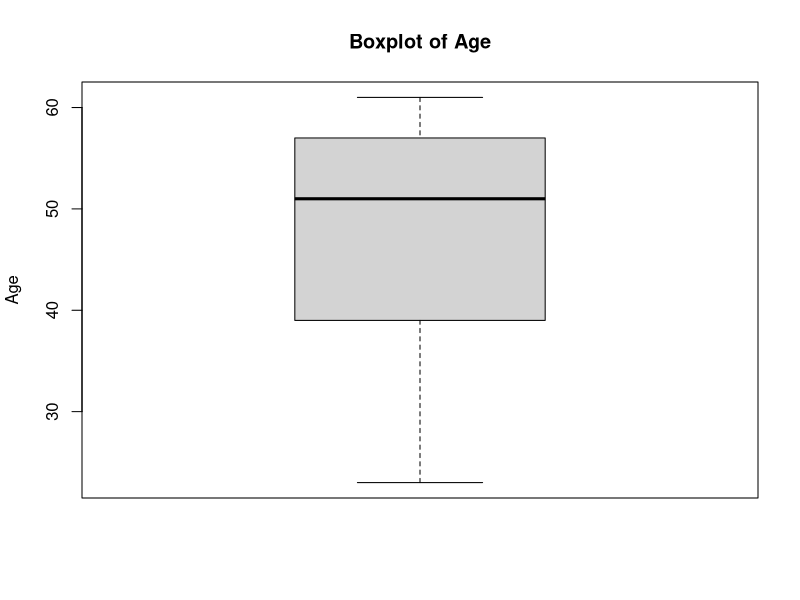
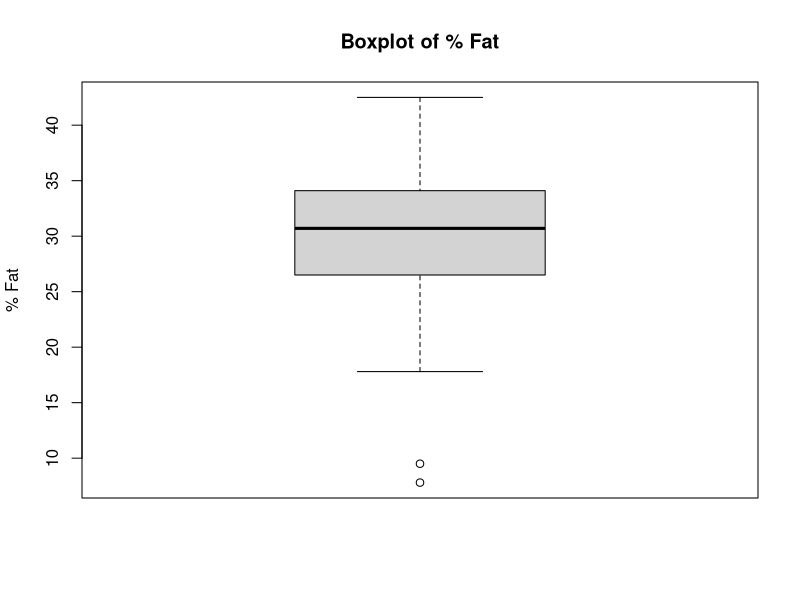
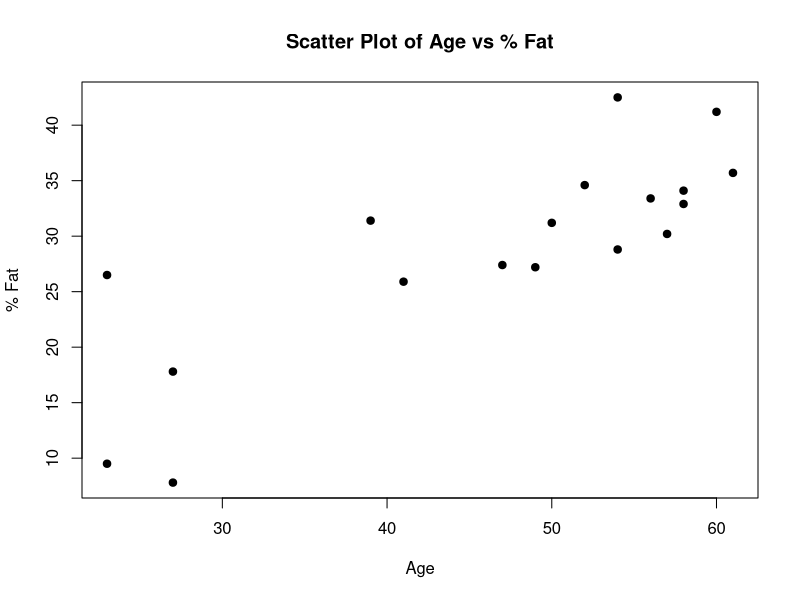
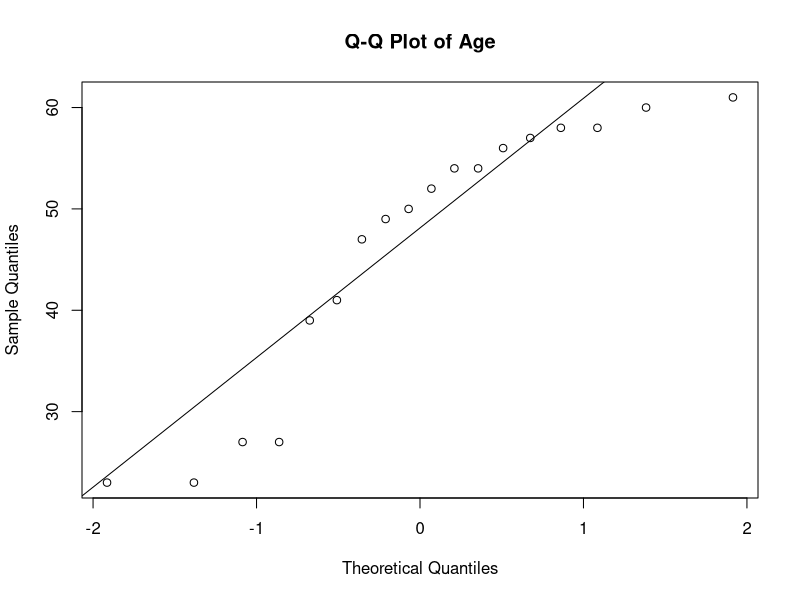
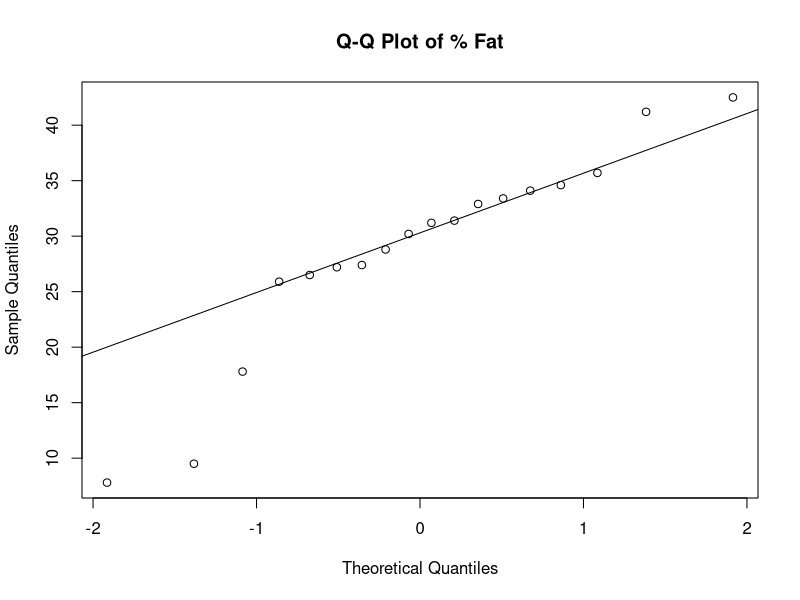

Write R code to recreate these figures, in order.
age <- c(23,23,27,27,39,41,47,49,50,
         52,54,54,56,57,58,58,60,61)
fat <- c(9.5,26.5,7.8,17.8,31.4,25.9,27.4,27.2,31.2,
         34.6,42.5,28.8,33.4,30.2,34.1,32.9,41.2,35.7)
mean(age)
median(age)
sd(age)
mean(fat)
median(fat)
sd(fat)
boxplot(age, main="Boxplot of Age", ylab="Age")
boxplot(fat, main="Boxplot of % Fat", ylab="% Fat")
plot(age, fat,
     main="Scatter Plot of Age vs % Fat",
     xlab="Age",
     ylab="% Fat",
     pch=19)
qqnorm(age, main="Q-Q Plot of Age")
qqline(age)
qqnorm(fat, main="Q-Q Plot of % Fat")
qqline(fat)
